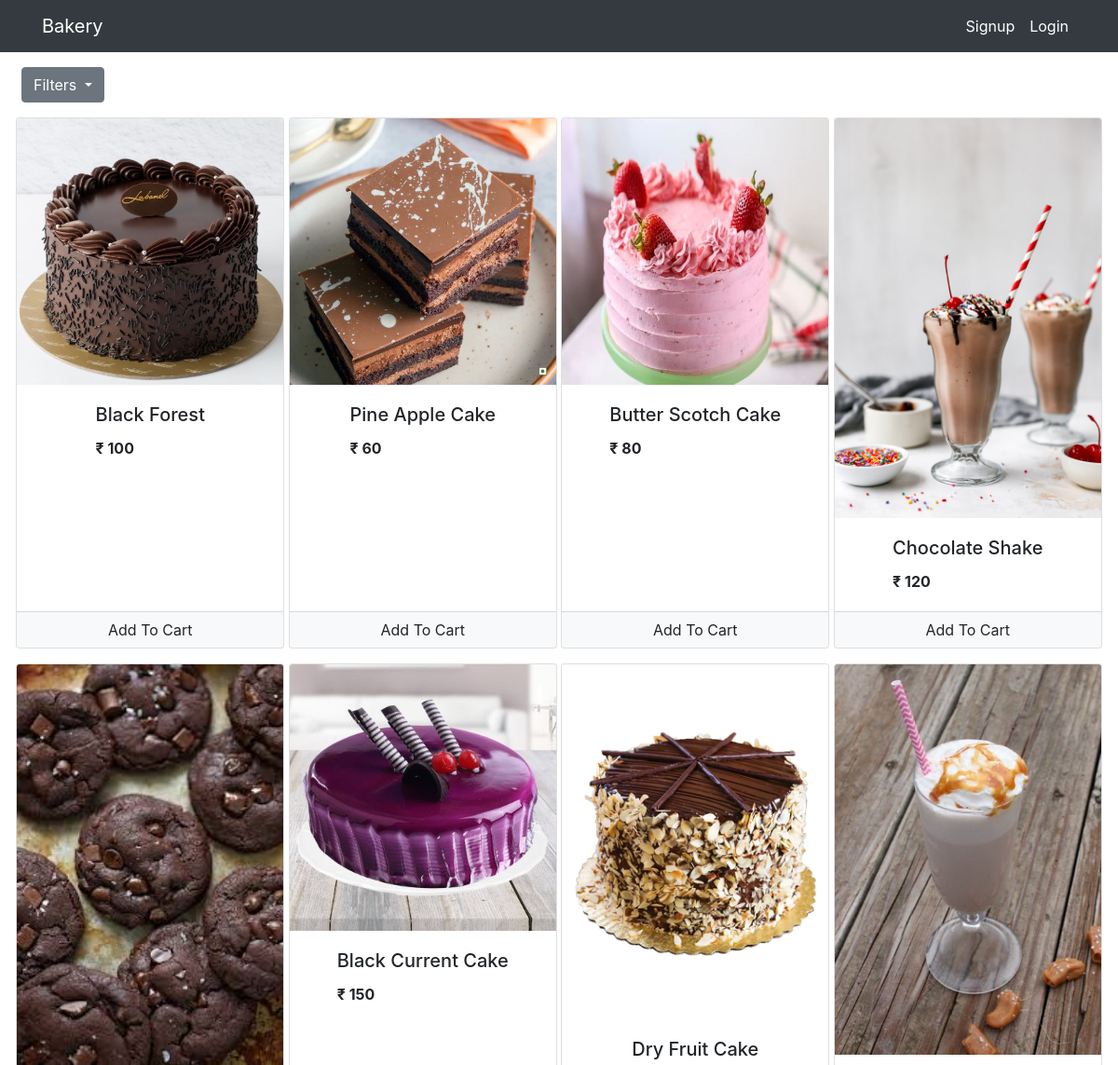
The app's page / (upper part), older data.
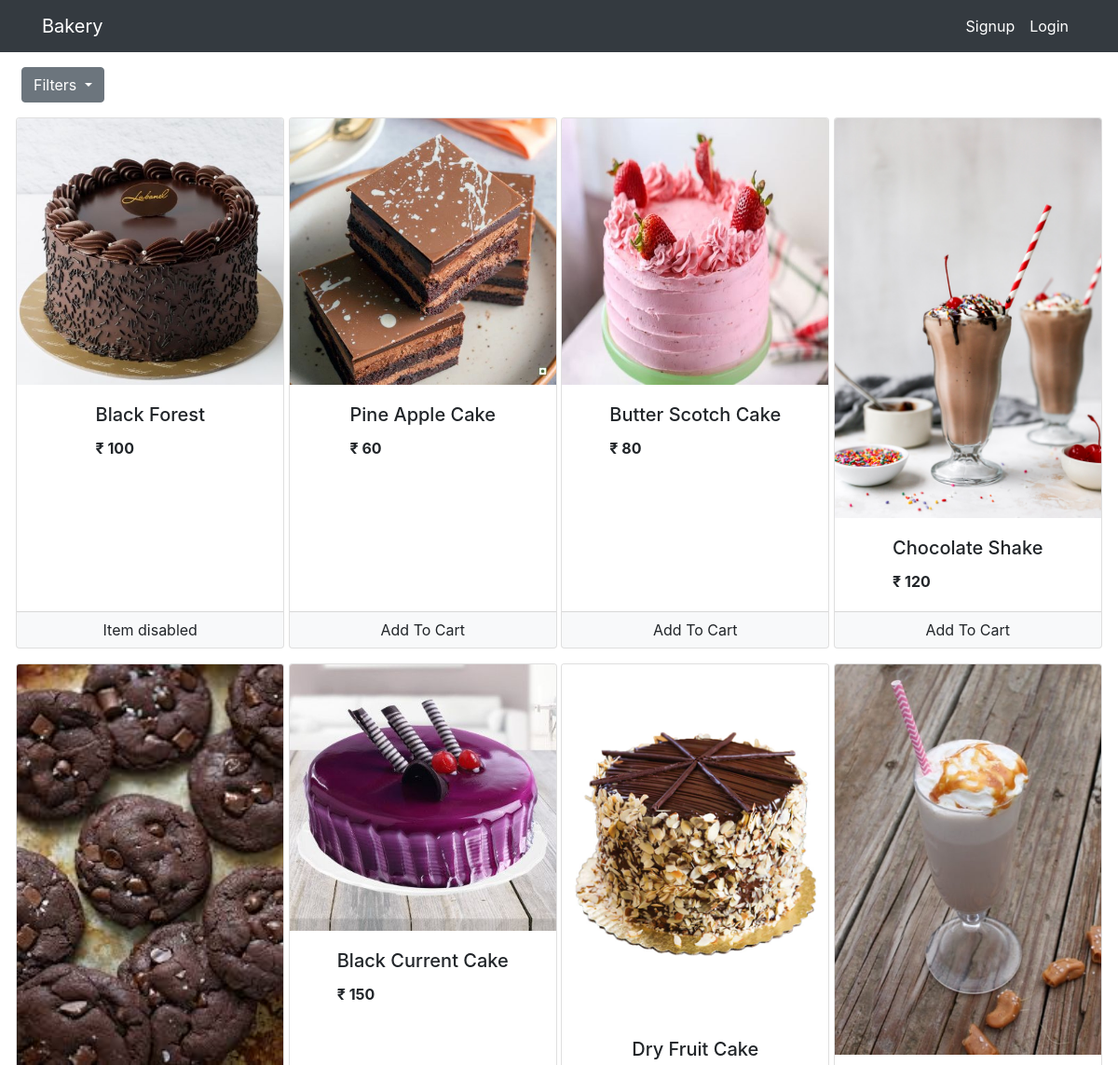
The same page, newer data.
### Bakery/models.py (models this page shows, shortened)
class Product(models.Model):
    name = models.CharField(max_length=100, null=True)
    quantity = models.PositiveIntegerField(null=True)
    price = models.PositiveIntegerField(null=True)
    category = models.ForeignKey(Category, on_delete=models.CASCADE,default=1)
    image = models.ImageField(upload_to='uploads/products/', default='default_image.jpeg')
    @staticmethod
    def get_all_products():
    	return Product.objects.all()
    @staticmethod
    def get_quantity_by_productid(product_id):
        return Product.objects.get(id=product_id).quantity

### Bakery/Views/views.py (the view, shortened to what this page needs)
# urls.py: path('', views.Index.as_view(), name='Bakery-index'),
class Index(View):
	def get(self,request):
		cart = request.session.get('cart')
		if not cart:
			request.session['cart'] = {}
		products = None
		categories = models.Category.get_all_categories()
		categoryID = request.GET.get('category')
		if categoryID:
			products = models.Product.get_all_products_by_categoryid(categoryID)
		else:
			products = models.Product.get_all_products()
		data = {'products':products,'categories':categories}
		return render(request, 'Bakery/index.html', data)

### Bakery/models.py (called while the page is built)
    @staticmethod
    def get_all_categories():
        return Category.objects.all()

### Bakery/templatetags/cart.py (called while the page is built)
@register.filter(name='is_in_cart')
def is_in_cart(product  , cart):
    keys = cart.keys()
    for id in keys:
        if int(id) == product.id:
            return True
    return False;

@register.filter(name='get_limit')
def get_limit(product):
    if models.Product.get_quantity_by_productid(product.id) == 0:
        return True
    else:
        return False

### Bakery/templatetags/custom_filter.py (called while the page is built)
@register.filter(name='currency')
def currency(nunmber):
    return "₹ "+str(nunmber)

### templates/Bakery/index.html (shortened to what this page needs)
{%extends 'Partials/base.html'%}
{%block content%}
{% load cart%}
{% load custom_filter%}
<div class="container-fluid">
	<div>
			<div class="dropdown mt-3 ml-2">
			  <button class="btn btn-secondary dropdown-toggle" type="button" id="dropdownMenuButton" data-toggle="dropdown" aria-expanded="false">
			    Filters
			  </button>
			</div>
			<div id ="products" class=" mx-auto">
				<div class="row mx-auto mt-3">
					{%for product in products%}
					<div class="card mx-auto mb-3" id={{product.id}} style="width: 18rem;">
						<img src="{{product.image.url}}" class="card-img-top" alt="Card image cap">
						<div class="card-body mx-auto">
							<h5 class="card-title">{{product.name}}</h5>
							<p class="card-text "><b>{{product.price|currency}}</b></p>
						</div>
						<div class="card-footer p-0 no-gutters">
						{% if product|is_in_cart:request.session.cart %}
						<div class="row no-gutters">
							<form action="/#{{product.id}}" class="col-2 " method="post">
								{% csrf_token %}
								<input hidden type="text" name='product' value='{{product.id}}'>
								<input hidden type="text" name='remove' value='True'>
								<input type="submit" value=" - " class="btn btn-block btn-light border-right">
							</form>
							<div class="text-center col">{{product|cart_quantity:request.session.cart}} in Cart</div>
							<form action="/#{{product.id}}" class="col-2 " method="post">
								{% csrf_token %}
								<input hidden type="text" name='product' value='{{product.id}}'>
								<input type="submit" value=" + " class="btn btn-block btn-light border-left">
							</form>
						</div>
						{%else%}
							{%if product|get_limit %}
							<form action="/#{{product.id}}" method="POST" class="btn-block">{% csrf_token %}
							<button class="float-right btn btn-light  form-control">
								Item disabled</button>
								</form>
							{%else%}
							<form action="/#{{product.id}}" method="POST" class="btn-block">{% csrf_token %}
							<input type="submit" class="float-right btn btn-light  form-control"
								value="Add To Cart">
							</form>
							{%endif%}
						{% endif %}
						</div>
					</div>
					{%endfor%}
				</div>
			</div>
	</div>
</div>
{%endblock%}

Row changes from the older to the newer data that the page shows:
changed Product "Black Forest": value "Add To Cart" → (not shown); now shows "Item disabled"
